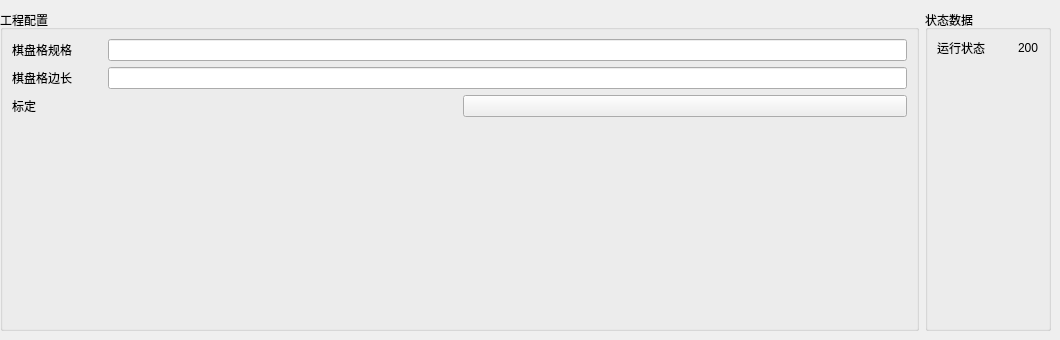
                    <widget class="QWidget" name="tab_10">
                     <attribute name="title">
                      <string>单目相机</string>
                     </attribute>
                     <widget class="QWidget" name="layoutWidget_18">
                      <property name="geometry">
                       <rect>
                        <x>0</x>
                        <y>10</y>
                        <width>1051</width>
                        <height>321</height>
                       </rect>
                      </property>
                      <layout class="QHBoxLayout" name="horizontalLayout_80">
                       <item>
                        <widget class="QGroupBox" name="groupBox_26">
                         <property name="title">
                          <string>工程配置</string>
                         </property>
                         <layout class="QVBoxLayout" name="verticalLayout_50">
                          <item>
                           <layout class="QVBoxLayout" name="verticalLayout_51">
                            <item>
                             <layout class="QVBoxLayout" name="verticalLayout_52">
                              <item>
                               <layout class="QHBoxLayout" name="horizontalLayout_82">
                                <item>
                                 <widget class="QLabel" name="label_80">
                                  <property name="text">
                                   <string>棋盘格规格         </string>
                                  </property>
                                 </widget>
                                </item>
                                <item>
                                 <widget class="QLineEdit" name="lineEdit_11"/>
                                </item>
                               </layout>
                              </item>
                              <item>
                               <layout class="QHBoxLayout" name="horizontalLayout_83">
                                <item>
                                 <widget class="QLabel" name="label_82">
                                  <property name="text">
                                   <string>棋盘格边长         </string>
                                  </property>
                                 </widget>
                                </item>
                                <item>
                                 <widget class="QLineEdit" name="lineEdit_12"/>
                                </item>
                               </layout>
                              </item>
                             </layout>
                            </item>
                            <item>
                             <layout class="QHBoxLayout" name="horizontalLayout_84">
                              <item>
                               <widget class="QLabel" name="label_105">
                                <property name="text">
                                 <string>标定</string>
                                </property>
                               </widget>
                              </item>
                              <item>
                               <widget class="QPushButton" name="pushButton_16">
                                <property name="text">
                                 <string/>
                                </property>
                               </widget>
                              </item>
                             </layout>
                            </item>
                           </layout>
                          </item>
                          <item>
                           <spacer name="verticalSpacer_16">
                            <property name="orientation">
                             <enum>Qt::Vertical</enum>
                            </property>
                            <property name="sizeHint" stdset="0">
                             <size>
                              <width>20</width>
                              <height>136</height>
                             </size>
                            </property>
                           </spacer>
                          </item>
                         </layout>
                        </widget>
                       </item>
                       <item>
                        <widget class="QGroupBox" name="groupBox_27">
                         <property name="title">
                          <string>状态数据</string>
                         </property>
                         <layout class="QVBoxLayout" name="verticalLayout_53">
                          <item>
                           <layout class="QHBoxLayout" name="horizontalLayout_90">
                            <item>
                             <layout class="QHBoxLayout" name="horizontalLayout_91">
                              <item>
                               <widget class="QLabel" name="label_115">
                                <property name="text">
                                 <string>运行状态        </string>
                                </property>
                               </widget>
                              </item>
                              <item>
                               <widget class="QLabel" name="label_116">
                                <property name="text">
                                 <string>200</string>
                                </property>
                               </widget>
                              </item>
                             </layout>
                            </item>
                           </layout>
                          </item>
                          <item>
                           <spacer name="verticalSpacer_17">
                            <property name="orientation">
                             <enum>Qt::Vertical</enum>
                            </property>
                            <property name="sizeHint" stdset="0">
                             <size>
                              <width>20</width>
                              <height>140</height>
                             </size>
                            </property>
                           </spacer>
                          </item>
                         </layout>
                        </widget>
                       </item>
                      </layout>
                     </widget>
                    </widget>
